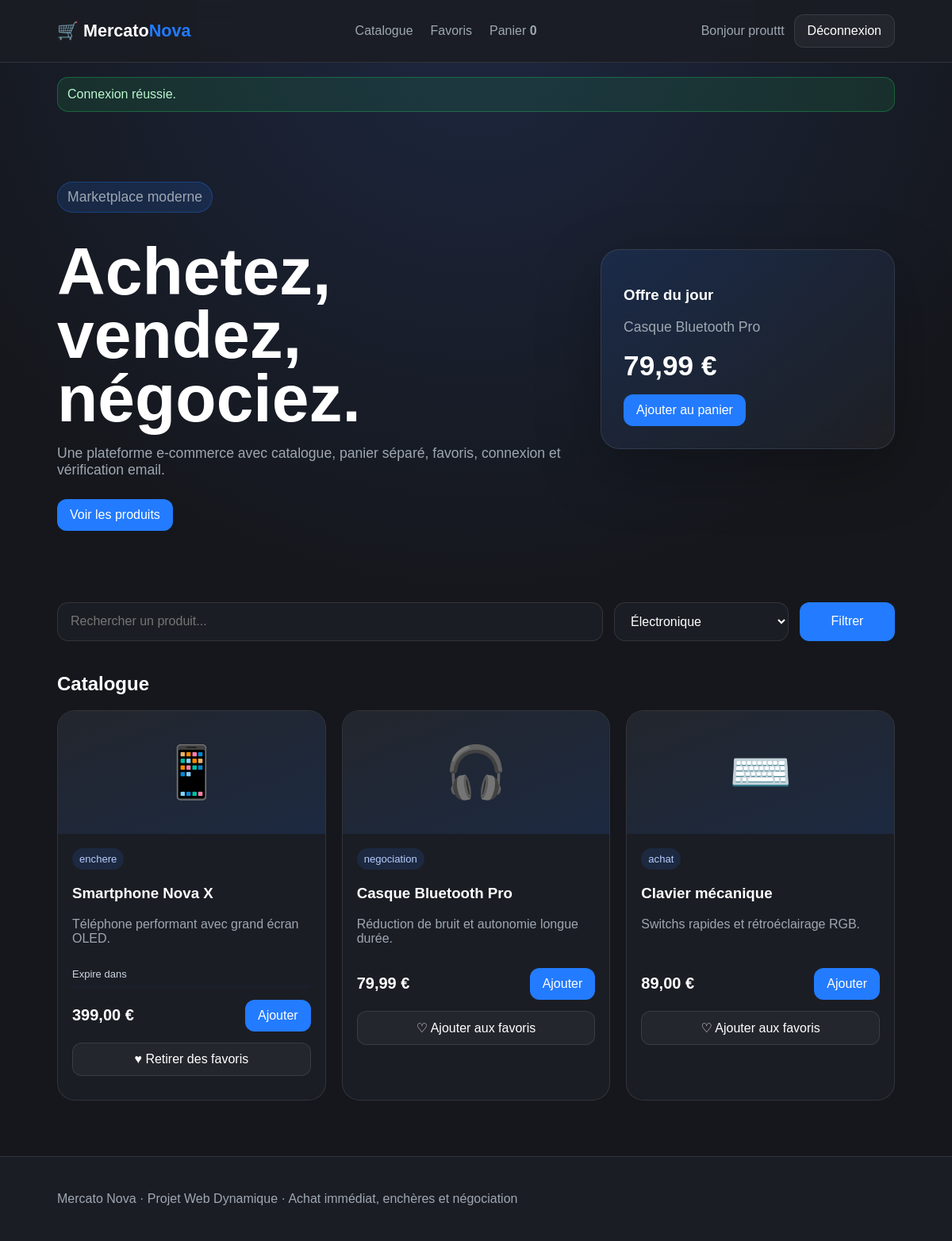
Page /index.php?category=tech (signed in) on the committed database.
### tables this page shows
CREATE TABLE IF NOT EXISTS `products` (
  `id` int NOT NULL AUTO_INCREMENT,
  `name` varchar(120) NOT NULL,
  `category` varchar(60) NOT NULL,
  `icon` varchar(20) NOT NULL,
  `description` text NOT NULL,
  `price` decimal(10,2) NOT NULL,
  `sale_mode` enum('achat','enchere','negociation') NOT NULL DEFAULT 'achat',
  `seller_id` int DEFAULT NULL,
  `created_at` timestamp NULL DEFAULT CURRENT_TIMESTAMP,
  `start_date` datetime DEFAULT NULL,
  `end_date` datetime DEFAULT NULL,
  PRIMARY KEY (`id`),
  KEY `seller_id` (`seller_id`)
);

### includes/functions.php (called while the page is built, shortened)
<?php
function formatPrice(float $price): string {
    return number_format($price, 2, ',', ' ') . ' €';
}
function h(string $value): string {
    return htmlspecialchars($value, ENT_QUOTES, 'UTF-8');
}
?>

### index.php (the view, shortened to what this page needs)
<?php
require_once "config/database.php";
require_once "includes/functions.php";
$search = trim($_GET["search"] ?? "");
$category = $_GET["category"] ?? "all";
$sql = "SELECT * FROM products WHERE 1";
$params = [];
if ($category !== "all") {
  $sql .= " AND category = ?";
  $params[] = $category;
}
$sql .= " ORDER BY created_at DESC";
$stmt = $pdo->prepare($sql);
$stmt->execute($params);
$products = $stmt->fetchAll();
$favorites = [];
if (isLoggedIn()) {
  $favStmt = $pdo->prepare("SELECT product_id FROM favorites WHERE user_id = ?");
  $favStmt->execute([$_SESSION["user_id"]]);
  $favorites = array_column($favStmt->fetchAll(), "product_id");
}
include "includes/header.php";
?>
<section class="hero">
  <div>
    <p class="badge">Marketplace moderne</p>
    <h1>Achetez, vendez, négociez.</h1>
    <p>Une plateforme e-commerce avec catalogue, panier séparé, favoris, connexion et vérification email.</p>
    <div class="hero-actions">
      <a href="#catalogue" class="btn primary">Voir les produits</a>
    </div>
  </div>
  <div class="hero-card">
    <h3>Offre du jour</h3>
    <p>Casque Bluetooth Pro</p>
    <strong>79,99 €</strong>
    <form method="post" action="actions/add_cart.php">
      <button>Ajouter au panier</button>
    </form>
  </div>
</section>
<main>
  <form class="filters" method="get">
    <input name="search" value="<?= h($search) ?>" type="text" placeholder="Rechercher un produit...">
    <select name="category">
      <option value="tech" <?= $category === "tech" ? "selected" : "" ?>>Électronique</option>
    </select>
    <button>Filtrer</button>
  </form>
  <section id="catalogue">
    <h2>Catalogue</h2>
    <div class="product-grid">
      <?php foreach ($products as $product): ?>
        <article class="product-card">
          <div class="product-img"><?= h($product["icon"]) ?></div>
          <div class="product-info">
            <span class="tag"><?= h($product["sale_mode"]) ?></span>
            <h3><?= h($product["name"]) ?></h3>
            <p><?= h($product["description"]) ?></p>
            <?php if ($product["sale_mode"] === "enchere"): ?>
             <div class="auction-box">
              <div class="auction-time">
                <span>Expire dans</span>
              </div>
              <div class="time-bar">
              </div>
         <?php endif; ?>
            <div class="price-row">
              <span class="price"><?= formatPrice((float) $product["price"]) ?></span>
              <form method="post" action="actions/add_cart.php">
                <button>Ajouter</button>
              </form>
            </div>
            <form method="post" action="actions/toggle_favorite.php">
              <button class="favorite-btn" type="submit">
                <?= in_array($product["id"], $favorites) ? "♥ Retirer des favoris" : "♡ Ajouter aux favoris" ?>
              </button>
            </form>
          </div>
        </article>
      <?php endforeach; ?>
    </div>
  </section>
</main>
<?php include "includes/footer.php"; ?>

### assets/style.css (style rules this page uses)
:root { --primary: #237bff; --bg: #15171c; --panel: #1b1d24; --panel2: #23262d; --text: #fff; --muted: #9ea7b1; --danger: #ef4444; --success: #22c55e; --border: rgba(255, 255, 255, .1); }
* { box-sizing: border-box; }
body { margin: 0; font-family: Arial, Helvetica, sans-serif; color: var(--text); background: radial-gradient(circle at top, #1d2740 0, var(--bg) 45%); }
a { color: inherit; text-decoration: none; }
button, input, select { font: inherit; }
button, .btn, .login-btn { border: 0; border-radius: 12px; padding: 11px 16px; color: white; background: var(--primary); cursor: pointer; transition: .2s; }
.hero { min-height: 480px; display: grid; grid-template-columns: 1.4fr .8fr; gap: 36px; align-items: center; padding: 70px 6%; }
.badge { display: inline-block; color: #b7ccff; background: rgba(35, 123, 255, .15); border: 1px solid rgba(35, 123, 255, .3); padding: 8px 12px; border-radius: 999px; }
.hero h1 { font-size: clamp(2.5rem, 7vw, 5.5rem); line-height: .95; margin: 18px 0; }
.hero p { color: var(--muted); max-width: 680px; font-size: 1.1rem; }
.hero-actions { display: flex; gap: 14px; margin-top: 26px; }
.hero-card, .auth-card, .table-card, .panel { background: linear-gradient(145deg, rgba(35, 123, 255, .12), rgba(255, 255, 255, .04)); border: 1px solid var(--border); border-radius: 24px; padding: 28px; box-shadow: 0 25px 80px rgba(0, 0, 0, .25); }
.hero-card strong { display: block; font-size: 2.2rem; margin: 16px 0; }
main { padding: 20px 6% 70px; }
.filters { display: grid; grid-template-columns: 1fr 220px 120px; gap: 14px; margin-bottom: 40px; }
.filters input, .filters select, .auth-card input { width: 100%; background: var(--panel); color: white; border: 1px solid var(--border); border-radius: 14px; padding: 14px 16px; }
.product-grid { display: grid; grid-template-columns: repeat(auto-fill, minmax(250px, 1fr)); gap: 20px; }
.product-card { overflow: hidden; background: var(--panel); border: 1px solid var(--border); border-radius: 22px; }
.product-img { height: 155px; display: grid; place-items: center; font-size: 4rem; background: linear-gradient(160deg, var(--panel2), rgba(35, 123, 255, .13)); }
.product-info { padding: 18px; }
.tag { display: inline-block; color: #b7ccff; background: rgba(35, 123, 255, .13); padding: 6px 9px; border-radius: 999px; font-size: .82rem; }
.product-info p { color: var(--muted); min-height: 48px; }
.price-row { display: flex; align-items: center; justify-content: space-between; gap: 10px; margin: 14px 0; }
.price { font-weight: 800; font-size: 1.25rem; }
.favorite-btn { width: 100%; background: var(--panel2); border: 1px solid var(--border); }
.auction-box { margin: 12px 0; }
.auction-time { display: flex; justify-content: space-between; font-size: 13px; color: #cbd5e1; margin-bottom: 6px; }
.time-bar { width: 100%; height: 5px; background: #1b1f2a; border-radius: 20px; overflow: hidden; }

### rows in the picture
products: icon "📱", sale_mode "enchere", name "Smartphone Nova X", description "Téléphone performant avec grand écran OLED.", price "399,00 €", shows "♥ Retirer des favoris"
products: icon "🎧", sale_mode "negociation", name "Casque Bluetooth Pro", description "Réduction de bruit et autonomie longue durée.", price "79,99 €", shows "♡ Ajouter aux favoris"
products: icon "⌨️", sale_mode "achat", name "Clavier mécanique", description "Switchs rapides et rétroéclairage RGB.", price "89,00 €", shows "♡ Ajouter aux favoris"

### other values in the picture
cartCount() "0"
$_SESSION['username'] "prouttt"
$_SESSION['flash'] "Connexion réussie."
